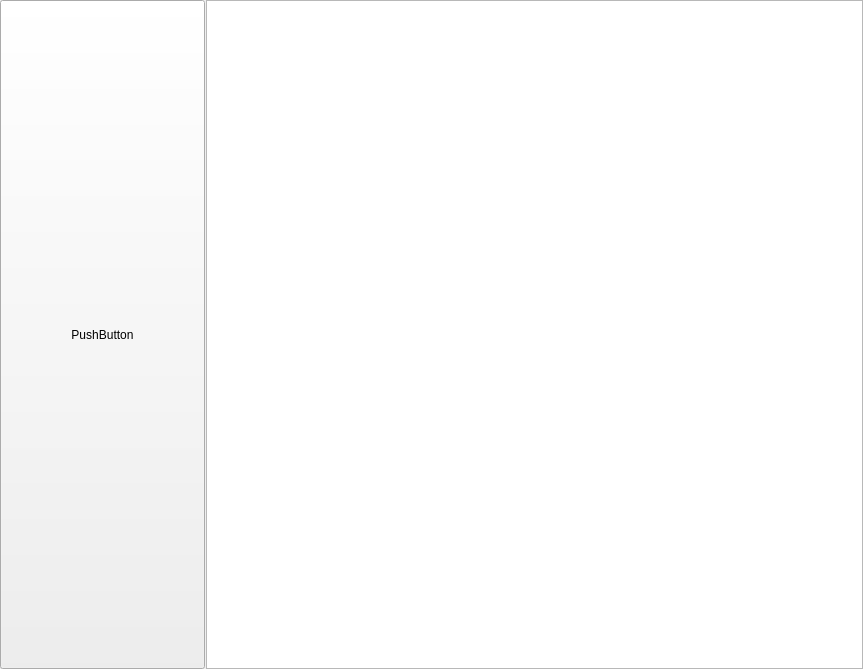
<?xml version="1.0" encoding="UTF-8"?>
<ui version="4.0">
 <class>Form</class>
 <widget class="QWidget" name="Form">
  <property name="geometry">
   <rect>
    <x>0</x>
    <y>0</y>
    <width>863</width>
    <height>669</height>
   </rect>
  </property>
  <property name="windowTitle">
   <string>Form</string>
  </property>
  <layout class="QHBoxLayout" name="horizontalLayout">
   <property name="spacing">
    <number>0</number>
   </property>
   <property name="leftMargin">
    <number>0</number>
   </property>
   <property name="topMargin">
    <number>0</number>
   </property>
   <property name="rightMargin">
    <number>0</number>
   </property>
   <property name="bottomMargin">
    <number>0</number>
   </property>
   <item>
    <widget class="QSplitter" name="splitter">
     <property name="orientation">
      <enum>Qt::Horizontal</enum>
     </property>
     <property name="handleWidth">
      <number>1</number>
     </property>
     <widget class="QPushButton" name="pushButton">
      <property name="text">
       <string>PushButton</string>
      </property>
     </widget>
     <widget class="QGraphicsView" name="graphicsView"/>
    </widget>
   </item>
  </layout>
 </widget>
 <resources/>
 <connections/>
</ui>
